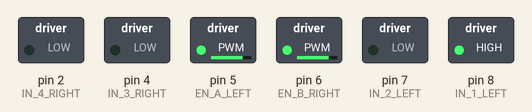
This sketch was run on a simulated Arduino Uno, built with avr-gcc and run on an emulated ATmega328P. Shown: switched loads named in the sketch (green lamp = pin HIGH).

Above: at 0.1 s.
Timing chart, 0 to 1.6 s (numbered marks = the images above):
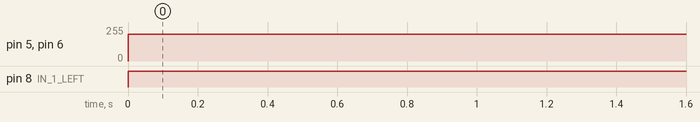

The sketch:

motor_test.ino
```cpp
const int IN_1_LEFT = 8;
const int IN_2_LEFT = 7;
const int IN_3_RIGHT = 4;
const int IN_4_RIGHT = 2;
const int EN_A_LEFT = 5;
const int EN_B_RIGHT = 6;


void setup() {
  // put your setup code here, to run once:
  pinMode (IN_1_LEFT, OUTPUT);
  pinMode (IN_2_LEFT, OUTPUT);
  pinMode (IN_3_RIGHT, OUTPUT);
  pinMode (IN_4_RIGHT, OUTPUT);
  pinMode (EN_A_LEFT, OUTPUT);
  pinMode (EN_B_RIGHT, OUTPUT);


}

void forward(int pwmLeft, int pwmRight)
{
  digitalWrite (IN_1_LEFT, HIGH);
  digitalWrite (IN_2_LEFT, LOW);
  analogWrite (EN_A_LEFT, pwmLeft);
  digitalWrite (IN_3_RIGHT, HIGH);
  digitalWrite (IN_4_RIGHT, LOW);
  analogWrite (EN_B_RIGHT, pwmRight);
}

void backward (int pwmLeft, int pwmRight)
{
  digitalWrite (IN_1_LEFT, LOW);
  digitalWrite (IN_2_LEFT, HIGH);
  analogWrite (EN_A_LEFT, pwmLeft);
  digitalWrite (IN_3_RIGHT, LOW);
  digitalWrite (IN_4_RIGHT, HIGH);
  analogWrite (EN_B_RIGHT, pwmRight);
}

void left (int pwmLeft, int pwmRight)
{
  digitalWrite (IN_1_LEFT, HIGH);
  digitalWrite (IN_2_LEFT, LOW);
  analogWrite (EN_A_LEFT, pwmLeft);
  digitalWrite (IN_3_RIGHT, LOW);
  digitalWrite (IN_4_RIGHT, LOW);
  analogWrite (EN_B_RIGHT, pwmRight);
}

void right (int pwmLeft, int pwmRight)
{
  digitalWrite (IN_1_LEFT, LOW);
  digitalWrite (IN_2_LEFT, LOW);
  analogWrite (EN_A_LEFT, pwmLeft);
  digitalWrite (IN_3_RIGHT, HIGH);
  digitalWrite (IN_4_RIGHT, LOW);
  analogWrite (EN_B_RIGHT, pwmRight);
}

void stopp ()
{
  digitalWrite (IN_1_LEFT, LOW);
  digitalWrite (IN_2_LEFT, LOW);
  analogWrite (EN_A_LEFT, 0);
  digitalWrite (IN_3_RIGHT, HIGH);
  digitalWrite (IN_4_RIGHT, HIGH);
  analogWrite (EN_B_RIGHT, 0);
}

void loop() {
  // put your main code here, to run repeatedly:
  left(200,200);

}
```

Measured:
- by itself, pin 5 (EN_A_LEFT), pin 6 (EN_B_RIGHT): 0/255 → 200/255 at 0.00 s
- by itself, pin 8 (IN_1_LEFT): LOW → HIGH at 0.00 s
